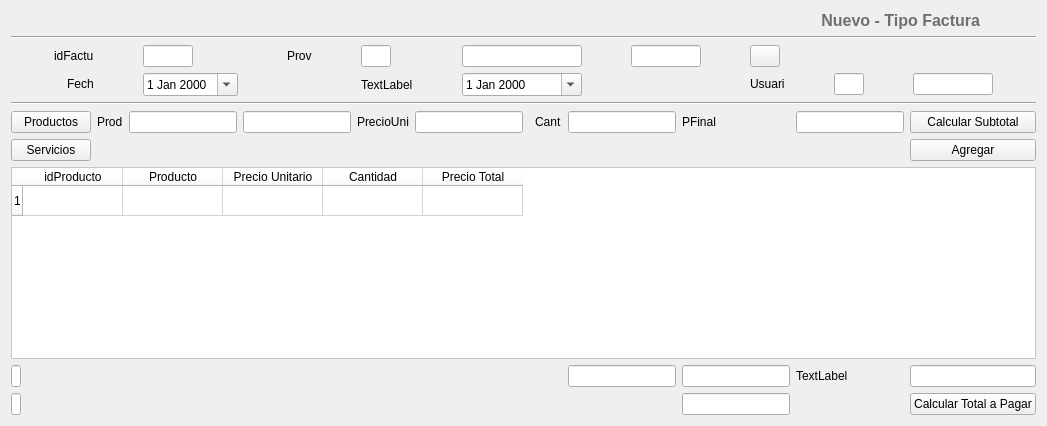
  <widget class="QWidget" name="centralwidget">
   <layout class="QVBoxLayout" name="verticalLayout_2">
    <item>
     <layout class="QVBoxLayout" name="verticalLayout">
      <item>
       <layout class="QHBoxLayout" name="horizontalLayout">
        <item>
         <widget class="QLabel" name="lb_titulo">
          <property name="sizePolicy">
           <sizepolicy hsizetype="Preferred" vsizetype="Fixed">
            <horstretch>0</horstretch>
            <verstretch>0</verstretch>
           </sizepolicy>
          </property>
          <property name="text">
           <string>&lt;html&gt;&lt;head/&gt;&lt;body&gt;&lt;p&gt;&lt;span style=&quot; font-size:12pt; font-weight:600; color:#6f6f6f;&quot;&gt;Nuevo - Tipo Factura&lt;/span&gt;&lt;/p&gt;&lt;/body&gt;&lt;/html&gt;</string>
          </property>
          <property name="alignment">
           <set>Qt::AlignRight|Qt::AlignTrailing|Qt::AlignVCenter</set>
          </property>
         </widget>
        </item>
        <item>
         <widget class="QLabel" name="label_2">
          <property name="sizePolicy">
           <sizepolicy hsizetype="Preferred" vsizetype="Fixed">
            <horstretch>0</horstretch>
            <verstretch>0</verstretch>
           </sizepolicy>
          </property>
          <property name="maximumSize">
           <size>
            <width>50</width>
            <height>50</height>
           </size>
          </property>
          <property name="text">
           <string/>
          </property>
          <property name="pixmap">
           <pixmap>iconos/3592812-document-general-letter-note-office-page-paper_107779.png</pixmap>
          </property>
          <property name="scaledContents">
           <bool>true</bool>
          </property>
         </widget>
        </item>
       </layout>
      </item>
      <item>
       <widget class="Line" name="line">
        <property name="orientation">
         <enum>Qt::Horizontal</enum>
        </property>
       </widget>
      </item>
     </layout>
    </item>
    <item>
     <layout class="QVBoxLayout" name="verticalLayout_8">
      <item>
       <layout class="QGridLayout" name="gridLayout_3">
        <item row="1" column="9">
         <widget class="QLineEdit" name="lineEdit_11">
          <property name="sizePolicy">
           <sizepolicy hsizetype="Fixed" vsizetype="Fixed">
            <horstretch>0</horstretch>
            <verstretch>0</verstretch>
           </sizepolicy>
          </property>
          <property name="minimumSize">
           <size>
            <width>80</width>
            <height>0</height>
           </size>
          </property>
          <property name="maximumSize">
           <size>
            <width>80</width>
            <height>16777215</height>
           </size>
          </property>
         </widget>
        </item>
        <item row="0" column="1">
         <widget class="QLabel" name="label">
          <property name="sizePolicy">
           <sizepolicy hsizetype="Fixed" vsizetype="Fixed">
            <horstretch>0</horstretch>
            <verstretch>0</verstretch>
           </sizepolicy>
          </property>
          <property name="text">
           <string>idFactu</string>
          </property>
         </widget>
        </item>
        <item row="0" column="2">
         <widget class="QLineEdit" name="lineEdit">
          <property name="sizePolicy">
           <sizepolicy hsizetype="Fixed" vsizetype="Fixed">
            <horstretch>0</horstretch>
            <verstretch>0</verstretch>
           </sizepolicy>
          </property>
          <property name="minimumSize">
           <size>
            <width>50</width>
            <height>0</height>
           </size>
          </property>
          <property name="maximumSize">
           <size>
            <width>50</width>
            <height>16777215</height>
           </size>
          </property>
         </widget>
        </item>
        <item row="0" column="6">
         <widget class="QLineEdit" name="lineEdit_3">
          <property name="sizePolicy">
           <sizepolicy hsizetype="Fixed" vsizetype="Fixed">
            <horstretch>0</horstretch>
            <verstretch>0</verstretch>
           </sizepolicy>
          </property>
          <property name="minimumSize">
           <size>
            <width>70</width>
            <height>0</height>
           </size>
          </property>
          <property name="maximumSize">
           <size>
            <width>70</width>
            <height>16777215</height>
           </size>
          </property>
         </widget>
        </item>
        <item row="1" column="7">
         <widget class="QLabel" name="label_9">
          <property name="sizePolicy">
           <sizepolicy hsizetype="Fixed" vsizetype="Fixed">
            <horstretch>0</horstretch>
            <verstretch>0</verstretch>
           </sizepolicy>
          </property>
          <property name="text">
           <string>Usuari</string>
          </property>
         </widget>
        </item>
        <item row="0" column="5">
         <widget class="QLineEdit" name="lineEdit_9">
          <property name="sizePolicy">
           <sizepolicy hsizetype="Fixed" vsizetype="Fixed">
            <horstretch>0</horstretch>
            <verstretch>0</verstretch>
           </sizepolicy>
          </property>
          <property name="minimumSize">
           <size>
            <width>120</width>
            <height>0</height>
           </size>
          </property>
          <property name="maximumSize">
           <size>
            <width>120</width>
            <height>16777215</height>
           </size>
          </property>
         </widget>
        </item>
        <item row="1" column="2">
         <widget class="QDateEdit" name="dateEdit">
          <property name="sizePolicy">
           <sizepolicy hsizetype="Fixed" vsizetype="Fixed">
            <horstretch>0</horstretch>
            <verstretch>0</verstretch>
           </sizepolicy>
          </property>
          <property name="calendarPopup">
           <bool>true</bool>
          </property>
         </widget>
        </item>
        <item row="0" column="7">
         <widget class="QPushButton" name="pushButton">
          <property name="sizePolicy">
           <sizepolicy hsizetype="Fixed" vsizetype="Fixed">
            <horstretch>0</horstretch>
            <verstretch>0</verstretch>
           </sizepolicy>
          </property>
          <property name="minimumSize">
           <size>
            <width>30</width>
            <height>0</height>
           </size>
          </property>
          <property name="maximumSize">
           <size>
            <width>30</width>
            <height>16777215</height>
           </size>
          </property>
          <property name="layoutDirection">
           <enum>Qt::LeftToRight</enum>
          </property>
          <property name="text">
           <string/>
          </property>
          <property name="icon">
           <iconset>
            <normaloff>iconos/file-search_114412.png</normaloff>iconos/file-search_114412.png</iconset>
          </property>
         </widget>
        </item>
        <item row="1" column="8">
         <widget class="QLineEdit" name="lineEdit_19">
          <property name="sizePolicy">
           <sizepolicy hsizetype="Fixed" vsizetype="Fixed">
            <horstretch>0</horstretch>
            <verstretch>0</verstretch>
           </sizepolicy>
          </property>
          <property name="minimumSize">
           <size>
            <width>30</width>
            <height>0</height>
           </size>
          </property>
          <property name="maximumSize">
           <size>
            <width>30</width>
            <height>16777215</height>
           </size>
          </property>
         </widget>
        </item>
        <item row="0" column="4">
         <widget class="QLineEdit" name="lineEdit_2">
          <property name="sizePolicy">
           <sizepolicy hsizetype="Fixed" vsizetype="Fixed">
            <horstretch>0</horstretch>
            <verstretch>0</verstretch>
           </sizepolicy>
          </property>
          <property name="minimumSize">
           <size>
            <width>29</width>
            <height>0</height>
           </size>
          </property>
          <property name="maximumSize">
           <size>
            <width>30</width>
            <height>16777215</height>
           </size>
          </property>
         </widget>
        </item>
        <item row="1" column="1">
         <widget class="QLabel" name="label_5">
          <property name="sizePolicy">
           <sizepolicy hsizetype="Fixed" vsizetype="Fixed">
            <horstretch>0</horstretch>
            <verstretch>0</verstretch>
           </sizepolicy>
          </property>
          <property name="layoutDirection">
           <enum>Qt::RightToLeft</enum>
          </property>
          <property name="text">
           <string>Fech</string>
          </property>
         </widget>
        </item>
        <item row="0" column="3">
         <widget class="QLabel" name="label_3">
          <property name="sizePolicy">
           <sizepolicy hsizetype="Fixed" vsizetype="Fixed">
            <horstretch>0</horstretch>
            <verstretch>0</verstretch>
           </sizepolicy>
          </property>
          <property name="layoutDirection">
           <enum>Qt::RightToLeft</enum>
          </property>
          <property name="text">
           <string>Prov</string>
          </property>
          <property name="alignment">
           <set>Qt::AlignLeading|Qt::AlignLeft|Qt::AlignVCenter</set>
          </property>
         </widget>
        </item>
        <item row="1" column="4">
         <widget class="QLabel" name="label_4">
          <property name="text">
           <string>TextLabel</string>
          </property>
         </widget>
        </item>
        <item row="1" column="5">
         <widget class="QDateEdit" name="dateEdit_2">
          <property name="calendarPopup">
           <bool>true</bool>
          </property>
         </widget>
        </item>
       </layout>
      </item>
     </layout>
    </item>
    <item>
     <widget class="Line" name="line_2">
      <property name="orientation">
       <enum>Qt::Horizontal</enum>
      </property>
     </widget>
    </item>
    <item>
     <layout class="QGridLayout" name="gridLayout">
      <item row="0" column="2">
       <widget class="QLineEdit" name="lineEdit_12"/>
      </item>
      <item row="0" column="9">
       <widget class="QLabel" name="label_18">
        <property name="text">
         <string>PFinal</string>
        </property>
       </widget>
      </item>
      <item row="0" column="7">
       <widget class="QLabel" name="label_15">
        <property name="text">
         <string>Cant</string>
        </property>
       </widget>
      </item>
      <item row="4" column="9">
       <widget class="QLineEdit" name="lineEdit_5"/>
      </item>
      <item row="0" column="8">
       <widget class="QLineEdit" name="lineEdit_15"/>
      </item>
      <item row="4" column="0">
       <widget class="QLineEdit" name="lineEdit_4">
        <property name="sizePolicy">
         <sizepolicy hsizetype="Fixed" vsizetype="Fixed">
          <horstretch>0</horstretch>
          <verstretch>0</verstretch>
         </sizepolicy>
        </property>
        <property name="minimumSize">
         <size>
          <width>10</width>
          <height>0</height>
         </size>
        </property>
        <property name="maximumSize">
         <size>
          <width>10</width>
          <height>16777215</height>
         </size>
        </property>
       </widget>
      </item>
      <item row="0" column="0">
       <widget class="QPushButton" name="pushButton_4">
        <property name="text">
         <string>Productos</string>
        </property>
        <property name="icon">
         <iconset>
          <normaloff>iconos/file-search_114412.png</normaloff>iconos/file-search_114412.png</iconset>
        </property>
       </widget>
      </item>
      <item row="0" column="10">
       <widget class="QLineEdit" name="lineEdit_21"/>
      </item>
      <item row="2" column="0" colspan="12">
       <widget class="QTableWidget" name="tableWidget2">
        <property name="palette">
         <palette>
          <active>
           <colorrole role="WindowText">
            <brush brushstyle="SolidPattern">
             <color alpha="255">
              <red>0</red>
              <green>0</green>
              <blue>0</blue>
             </color>
            </brush>
           </colorrole>
           <colorrole role="Button">
            <brush brushstyle="SolidPattern">
             <color alpha="255">
              <red>255</red>
              <green>255</green>
              <blue>255</blue>
             </color>
            </brush>
           </colorrole>
           <colorrole role="Light">
            <brush brushstyle="SolidPattern">
             <color alpha="255">
              <red>255</red>
              <green>255</green>
              <blue>255</blue>
             </color>
            </brush>
           </colorrole>
           <colorrole role="Midlight">
            <brush brushstyle="SolidPattern">
             <color alpha="255">
              <red>255</red>
              <green>255</green>
              <blue>255</blue>
             </color>
            </brush>
           </colorrole>
           <colorrole role="Dark">
            <brush brushstyle="SolidPattern">
             <color alpha="255">
              <red>127</red>
              <green>127</green>
              <blue>127</blue>
             </color>
            </brush>
           </colorrole>
           <colorrole role="Mid">
            <brush brushstyle="SolidPattern">
             <color alpha="255">
              <red>170</red>
              <green>170</green>
              <blue>170</blue>
             </color>
            </brush>
           </colorrole>
           <colorrole role="Text">
            <brush brushstyle="SolidPattern">
             <color alpha="255">
              <red>0</red>
              <green>0</green>
              <blue>0</blue>
             </color>
            </brush>
           </colorrole>
           <colorrole role="BrightText">
            <brush brushstyle="SolidPattern">
             <color alpha="255">
              <red>255</red>
              <green>255</green>
              <blue>255</blue>
             </color>
            </brush>
           </colorrole>
           <colorrole role="ButtonText">
            <brush brushstyle="SolidPattern">
             <color alpha="255">
              <red>0</red>
              <green>0</green>
              <blue>0</blue>
             </color>
            </brush>
           </colorrole>
           <colorrole role="Base">
            <brush brushstyle="SolidPattern">
             <color alpha="255">
              <red>255</red>
              <green>255</green>
              <blue>255</blue>
             </color>
            </brush>
           </colorrole>
           <colorrole role="Window">
            <brush brushstyle="SolidPattern">
             <color alpha="255">
              <red>255</red>
              <green>255</green>
              <blue>255</blue>
             </color>
            </brush>
           </colorrole>
           <colorrole role="Shadow">
            <brush brushstyle="SolidPattern">
             <color alpha="255">
              <red>0</red>
              <green>0</green>
              <blue>0</blue>
             </color>
            </brush>
           </colorrole>
           <colorrole role="AlternateBase">
            <brush brushstyle="SolidPattern">
             <color alpha="255">
              <red>255</red>
              <green>255</green>
              <blue>255</blue>
             </color>
            </brush>
           </colorrole>
           <colorrole role="ToolTipBase">
            <brush brushstyle="SolidPattern">
             <color alpha="255">
              <red>255</red>
              <green>255</green>
              <blue>220</blue>
             </color>
            </brush>
           </colorrole>
           <colorrole role="ToolTipText">
            <brush brushstyle="SolidPattern">
             <color alpha="255">
              <red>0</red>
              <green>0</green>
              <blue>0</blue>
             </color>
            </brush>
           </colorrole>
           <colorrole role="PlaceholderText">
            <brush brushstyle="SolidPattern">
             <color alpha="128">
              <red>0</red>
              <green>0</green>
              <blue>0</blue>
             </color>
            </brush>
           </colorrole>
          </active>
          <inactive>
           <colorrole role="WindowText">
            <brush brushstyle="SolidPattern">
             <color alpha="255">
              <red>0</red>
              <green>0</green>
              <blue>0</blue>
             </color>
            </brush>
           </colorrole>
           <colorrole role="Button">
            <brush brushstyle="SolidPattern">
             <color alpha="255">
              <red>255</red>
              <green>255</green>
              <blue>255</blue>
             </color>
            </brush>
           </colorrole>
           <colorrole role="Light">
            <brush brushstyle="SolidPattern">
             <color alpha="255">
              <red>255</red>
              <green>255</green>
              <blue>255</blue>
             </color>
            </brush>
           </colorrole>
           <colorrole role="Midlight">
            <brush brushstyle="SolidPattern">
             <color alpha="255">
              <red>255</red>
              <green>255</green>
              <blue>255</blue>
             </color>
            </brush>
           </colorrole>
           <colorrole role="Dark">
            <brush brushstyle="SolidPattern">
             <color alpha="255">
              <red>127</red>
              <green>127</green>
              <blue>127</blue>
             </color>
            </brush>
           </colorrole>
           <colorrole role="Mid">
            <brush brushstyle="SolidPattern">
             <color alpha="255">
              <red>170</red>
              <green>170</green>
              <blue>170</blue>
             </color>
            </brush>
           </colorrole>
           <colorrole role="Text">
            <brush brushstyle="SolidPattern">
             <color alpha="255">
              <red>0</red>
              <green>0</green>
              <blue>0</blue>
             </color>
            </brush>
           </colorrole>
           <colorrole role="BrightText">
            <brush brushstyle="SolidPattern">
             <color alpha="255">
              <red>255</red>
              <green>255</green>
              <blue>255</blue>
             </color>
            </brush>
           </colorrole>
           <colorrole role="ButtonText">
            <brush brushstyle="SolidPattern">
             <color alpha="255">
              <red>0</red>
              <green>0</green>
              <blue>0</blue>
             </color>
            </brush>
           </colorrole>
           <colorrole role="Base">
            <brush brushstyle="SolidPattern">
             <color alpha="255">
              <red>255</red>
              <green>255</green>
              <blue>255</blue>
             </color>
            </brush>
           </colorrole>
           <colorrole role="Window">
            <brush brushstyle="SolidPattern">
             <color alpha="255">
              <red>255</red>
              <green>255</green>
              <blue>255</blue>
             </color>
            </brush>
           </colorrole>
           <colorrole role="Shadow">
            <brush brushstyle="SolidPattern">
             <color alpha="255">
              <red>0</red>
              <green>0</green>
              <blue>0</blue>
             </color>
            </brush>
           </colorrole>
           <colorrole role="AlternateBase">
            <brush brushstyle="SolidPattern">
             <color alpha="255">
              <red>255</red>
              <green>255</green>
              <blue>255</blue>
             </color>
            </brush>
           </colorrole>
           <colorrole role="ToolTipBase">
            <brush brushstyle="SolidPattern">
             <color alpha="255">
              <red>255</red>
              <green>255</green>
              <blue>220</blue>
             </color>
            </brush>
           </colorrole>
           <colorrole role="ToolTipText">
            <brush brushstyle="SolidPattern">
             <color alpha="255">
              <red>0</red>
              <green>0</green>
              <blue>0</blue>
             </color>
            </brush>
           </colorrole>
           <colorrole role="PlaceholderText">
            <brush brushstyle="SolidPattern">
             <color alpha="128">
              <red>0</red>
              <green>0</green>
              <blue>0</blue>
             </color>
            </brush>
           </colorrole>
          </inactive>
          <disabled>
           <colorrole role="WindowText">
            <brush brushstyle="SolidPattern">
             <color alpha="255">
              <red>127</red>
              <green>127</green>
              <blue>127</blue>
             </color>
            </brush>
           </colorrole>
           <colorrole role="Button">
            <brush brushstyle="SolidPattern">
             <color alpha="255">
              <red>255</red>
              <green>255</green>
              <blue>255</blue>
             </color>
            </brush>
           </colorrole>
           <colorrole role="Light">
            <brush brushstyle="SolidPattern">
             <color alpha="255">
              <red>255</red>
              <green>255</green>
              <blue>255</blue>
             </color>
            </brush>
           </colorrole>
           <colorrole role="Midlight">
            <brush brushstyle="SolidPattern">
             <color alpha="255">
              <red>255</red>
              <green>255</green>
              <blue>255</blue>
             </color>
            </brush>
           </colorrole>
           <colorrole role="Dark">
            <brush brushstyle="SolidPattern">
             <color alpha="255">
              <red>127</red>
              <green>127</green>
              <blue>127</blue>
             </color>
            </brush>
           </colorrole>
           <colorrole role="Mid">
            <brush brushstyle="SolidPattern">
             <color alpha="255">
              <red>170</red>
              <green>170</green>
              <blue>170</blue>
             </color>
            </brush>
           </colorrole>
           <colorrole role="Text">
            <brush brushstyle="SolidPattern">
             <color alpha="255">
              <red>127</red>
              <green>127</green>
              <blue>127</blue>
             </color>
            </brush>
           </colorrole>
           <colorrole role="BrightText">
            <brush brushstyle="SolidPattern">
             <color alpha="255">
              <red>255</red>
              <green>255</green>
              <blue>255</blue>
             </color>
            </brush>
           </colorrole>
           <colorrole role="ButtonText">
            <brush brushstyle="SolidPattern">
             <color alpha="255">
              <red>127</red>
              <green>127</green>
              <blue>127</blue>
             </color>
            </brush>
           </colorrole>
           <colorrole role="Base">
            <brush brushstyle="SolidPattern">
             <color alpha="255">
              <red>255</red>
              <green>255</green>
              <blue>255</blue>
             </color>
            </brush>
           </colorrole>
           <colorrole role="Window">
            <brush brushstyle="SolidPattern">
             <color alpha="255">
              <red>255</red>
              <green>255</green>
              <blue>255</blue>
             </color>
            </brush>
           </colorrole>
           <colorrole role="Shadow">
            <brush brushstyle="SolidPattern">
             <color alpha="255">
              <red>0</red>
              <green>0</green>
              <blue>0</blue>
             </color>
            </brush>
           </colorrole>
           <colorrole role="AlternateBase">
            <brush brushstyle="SolidPattern">
             <color alpha="255">
              <red>255</red>
              <green>255</green>
              <blue>255</blue>
             </color>
            </brush>
           </colorrole>
           <colorrole role="ToolTipBase">
            <brush brushstyle="SolidPattern">
             <color alpha="255">
              <red>255</red>
              <green>255</green>
              <blue>220</blue>
             </color>
            </brush>
           </colorrole>
           <colorrole role="ToolTipText">
            <brush brushstyle="SolidPattern">
             <color alpha="255">
              <red>0</red>
              <green>0</green>
              <blue>0</blue>
             </color>
            </brush>
           </colorrole>
           <colorrole role="PlaceholderText">
            <brush brushstyle="SolidPattern">
             <color alpha="128">
              <red>0</red>
              <green>0</green>
              <blue>0</blue>
             </color>
            </brush>
           </colorrole>
          </disabled>
         </palette>
        </property>
        <row>
         <property name="text">
          <string>1</string>
         </property>
        </row>
        <column>
         <property name="text">
          <string>idProducto</string>
         </property>
        </column>
        <column>
         <property name="text">
          <string>Producto</string>
         </property>
        </column>
        <column>
         <property name="text">
          <string>Precio Unitario</string>
         </property>
        </column>
        <column>
         <property name="text">
          <string>Cantidad</string>
         </property>
        </column>
        <column>
         <property name="text">
          <string>Precio Total</string>
         </property>
        </column>
       </widget>
      </item>
      <item row="0" column="1">
       <widget class="QLabel" name="label_10">
        <property name="text">
         <string>Prod</string>
        </property>
       </widget>
      </item>
      <item row="3" column="10">
       <widget class="QLabel" name="label_17">
        <property name="text">
         <string>TextLabel</string>
        </property>
       </widget>
      </item>
      <item row="3" column="9">
       <widget class="QLineEdit" name="lineEdit_17"/>
      </item>
      <item row="0" column="4">
       <widget class="QLabel" name="label_13">
        <property name="text">
         <string>PrecioUni</string>
        </property>
       </widget>
      </item>
      <item row="0" column="5">
       <widget class="QLineEdit" name="lineEdit_20">
        <property name="sizePolicy">
         <sizepolicy hsizetype="Expanding" vsizetype="Fixed">
          <horstretch>0</horstretch>
          <verstretch>0</verstretch>
         </sizepolicy>
        </property>
       </widget>
      </item>
      <item row="0" column="3">
       <widget class="QLineEdit" name="lineEdit_13">
        <property name="sizePolicy">
         <sizepolicy hsizetype="Fixed" vsizetype="Fixed">
          <horstretch>0</horstretch>
          <verstretch>0</verstretch>
         </sizepolicy>
        </property>
       </widget>
      </item>
      <item row="3" column="11">
       <widget class="QLineEdit" name="lineEdit_18"/>
      </item>
      <item row="3" column="0">
       <widget class="QLineEdit" name="lineEdit_22">
        <property name="sizePolicy">
         <sizepolicy hsizetype="Fixed" vsizetype="Fixed">
          <horstretch>0</horstretch>
          <verstretch>0</verstretch>
         </sizepolicy>
        </property>
        <property name="minimumSize">
         <size>
          <width>10</width>
          <height>0</height>
         </size>
        </property>
        <property name="maximumSize">
         <size>
          <width>10</width>
          <height>16777215</height>
         </size>
        </property>
       </widget>
      </item>
      <item row="0" column="11">
       <widget class="QPushButton" name="pushButton_6">
        <property name="text">
         <string>Calcular Subtotal</string>
        </property>
       </widget>
      </item>
      <item row="3" column="8">
       <widget class="QLineEdit" name="lineEdit_16"/>
      </item>
      <item row="1" column="11">
       <widget class="QPushButton" name="pushButton_5">
        <property name="text">
         <string>Agregar</string>
        </property>
       </widget>
      </item>
      <item row="4" column="11">
       <widget class="QPushButton" name="pushButton_7">
        <property name="text">
         <string>Calcular Total a Pagar</string>
        </property>
       </widget>
      </item>
      <item row="1" column="0">
       <widget class="QPushButton" name="pushButton_8">
        <property name="text">
         <string>Servicios</string>
        </property>
        <property name="icon">
         <iconset>
          <normaloff>iconos/file-search_114412.png</normaloff>iconos/file-search_114412.png</iconset>
        </property>
       </widget>
      </item>
     </layout>
    </item>
   </layout>
  </widget>
